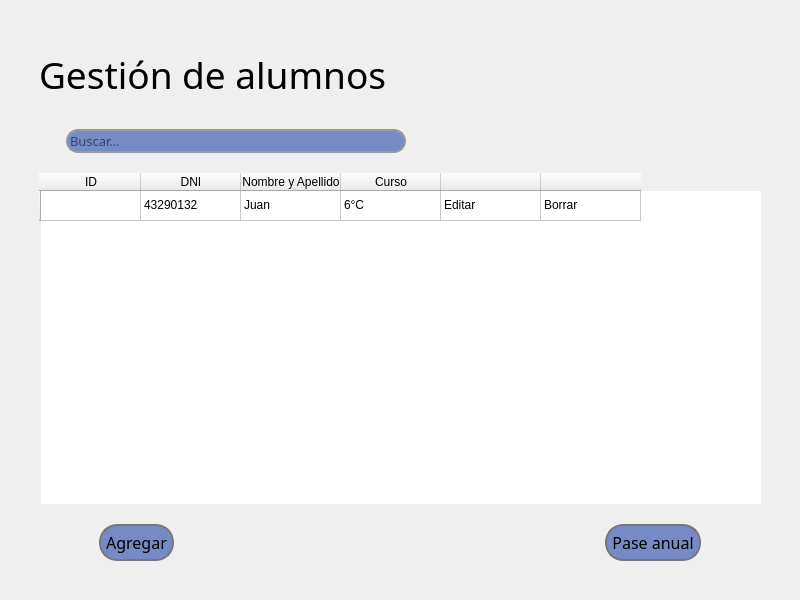
<?xml version="1.0" encoding="UTF-8"?>
<ui version="4.0">
 <class>MainWindow</class>
 <widget class="QMainWindow" name="MainWindow">
  <property name="geometry">
   <rect>
    <x>0</x>
    <y>0</y>
    <width>800</width>
    <height>600</height>
   </rect>
  </property>
  <property name="windowTitle">
   <string>MainWindow</string>
  </property>
  <widget class="QWidget" name="centralwidget">
   <layout class="QGridLayout" name="gridLayout_2">
    <item row="0" column="0">
     <layout class="QVBoxLayout" name="verticalLayout">
      <property name="spacing">
       <number>20</number>
      </property>
      <property name="leftMargin">
       <number>30</number>
      </property>
      <property name="topMargin">
       <number>30</number>
      </property>
      <property name="rightMargin">
       <number>30</number>
      </property>
      <property name="bottomMargin">
       <number>30</number>
      </property>
      <item>
       <widget class="QLabel" name="label">
        <property name="sizePolicy">
         <sizepolicy hsizetype="Fixed" vsizetype="Fixed">
          <horstretch>0</horstretch>
          <verstretch>0</verstretch>
         </sizepolicy>
        </property>
        <property name="minimumSize">
         <size>
          <width>0</width>
          <height>70</height>
         </size>
        </property>
        <property name="font">
         <font>
          <family>Alata</family>
          <pointsize>28</pointsize>
         </font>
        </property>
        <property name="text">
         <string>Gestión de alumnos</string>
        </property>
       </widget>
      </item>
      <item>
       <layout class="QHBoxLayout" name="horizontalLayout_2">
        <item>
         <widget class="QLabel" name="label_2">
          <property name="sizePolicy">
           <sizepolicy hsizetype="Fixed" vsizetype="Fixed">
            <horstretch>0</horstretch>
            <verstretch>0</verstretch>
           </sizepolicy>
          </property>
          <property name="text">
           <string/>
          </property>
          <property name="pixmap">
           <pixmap>lupa.png</pixmap>
          </property>
         </widget>
        </item>
        <item>
         <widget class="QLineEdit" name="lineEdit">
          <property name="sizePolicy">
           <sizepolicy hsizetype="Maximum" vsizetype="Fixed">
            <horstretch>0</horstretch>
            <verstretch>0</verstretch>
           </sizepolicy>
          </property>
          <property name="minimumSize">
           <size>
            <width>340</width>
            <height>0</height>
           </size>
          </property>
          <property name="font">
           <font>
            <family>Alata</family>
            <pointsize>10</pointsize>
           </font>
          </property>
          <property name="styleSheet">
           <string notr="true">background-color: #768ac5;
border-radius: 12px;
border: 2px solid rgb(154, 154, 154);</string>
          </property>
          <property name="placeholderText">
           <string>Buscar...</string>
          </property>
         </widget>
        </item>
        <item>
         <spacer name="horizontalSpacer_2">
          <property name="orientation">
           <enum>Qt::Horizontal</enum>
          </property>
          <property name="sizeHint" stdset="0">
           <size>
            <width>40</width>
            <height>20</height>
           </size>
          </property>
         </spacer>
        </item>
       </layout>
      </item>
      <item>
       <widget class="QTableWidget" name="tableWidget">
        <property name="sizePolicy">
         <sizepolicy hsizetype="Expanding" vsizetype="Expanding">
          <horstretch>0</horstretch>
          <verstretch>0</verstretch>
         </sizepolicy>
        </property>
        <property name="frameShape">
         <enum>QFrame::NoFrame</enum>
        </property>
        <property name="frameShadow">
         <enum>QFrame::Plain</enum>
        </property>
        <property name="sortingEnabled">
         <bool>true</bool>
        </property>
        <row>
         <property name="text">
          <string/>
         </property>
        </row>
        <column>
         <property name="text">
          <string>ID</string>
         </property>
        </column>
        <column>
         <property name="text">
          <string>DNI</string>
         </property>
        </column>
        <column>
         <property name="text">
          <string>Nombre y Apellido</string>
         </property>
        </column>
        <column>
         <property name="text">
          <string>Curso</string>
         </property>
        </column>
        <column>
         <property name="text">
          <string/>
         </property>
        </column>
        <column>
         <property name="text">
          <string/>
         </property>
        </column>
        <item row="0" column="1">
         <property name="text">
          <string>43290132</string>
         </property>
        </item>
        <item row="0" column="2">
         <property name="text">
          <string>Juan </string>
         </property>
        </item>
        <item row="0" column="3">
         <property name="text">
          <string>6°C</string>
         </property>
        </item>
        <item row="0" column="4">
         <property name="text">
          <string>Editar</string>
         </property>
        </item>
        <item row="0" column="5">
         <property name="text">
          <string>Borrar</string>
         </property>
        </item>
       </widget>
      </item>
      <item>
       <layout class="QHBoxLayout" name="horizontalLayout">
        <property name="leftMargin">
         <number>60</number>
        </property>
        <property name="rightMargin">
         <number>60</number>
        </property>
        <item>
         <widget class="QPushButton" name="pushButton_2">
          <property name="font">
           <font>
            <family>Alata</family>
            <pointsize>12</pointsize>
           </font>
          </property>
          <property name="styleSheet">
           <string notr="true">border: 2px solid rgb(119, 119, 119);
padding: 5px;
border-radius: 18px;
background-color: #768ac5;</string>
          </property>
          <property name="text">
           <string>Agregar</string>
          </property>
         </widget>
        </item>
        <item>
         <spacer name="horizontalSpacer">
          <property name="orientation">
           <enum>Qt::Horizontal</enum>
          </property>
          <property name="sizeHint" stdset="0">
           <size>
            <width>40</width>
            <height>20</height>
           </size>
          </property>
         </spacer>
        </item>
        <item>
         <widget class="QPushButton" name="pushButton">
          <property name="font">
           <font>
            <family>Alata</family>
            <pointsize>12</pointsize>
           </font>
          </property>
          <property name="styleSheet">
           <string notr="true">border: 2px solid rgb(119, 119, 119);
padding: 5px;
border-radius: 18px;
background-color: #768ac5;</string>
          </property>
          <property name="text">
           <string>Pase anual</string>
          </property>
         </widget>
        </item>
       </layout>
      </item>
     </layout>
    </item>
   </layout>
  </widget>
 </widget>
 <resources/>
 <connections/>
</ui>
